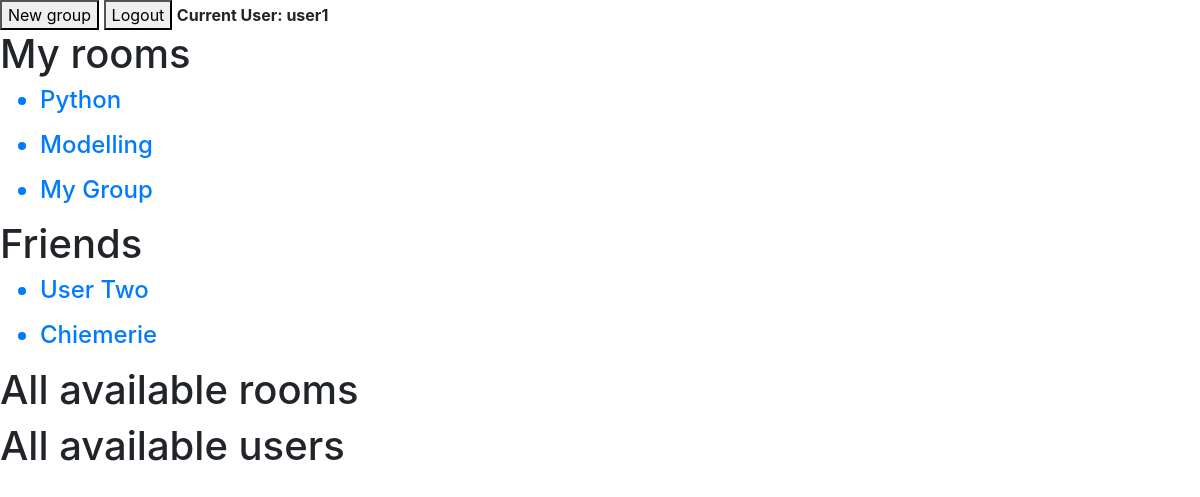
Page / (signed in) on the earlier database version.
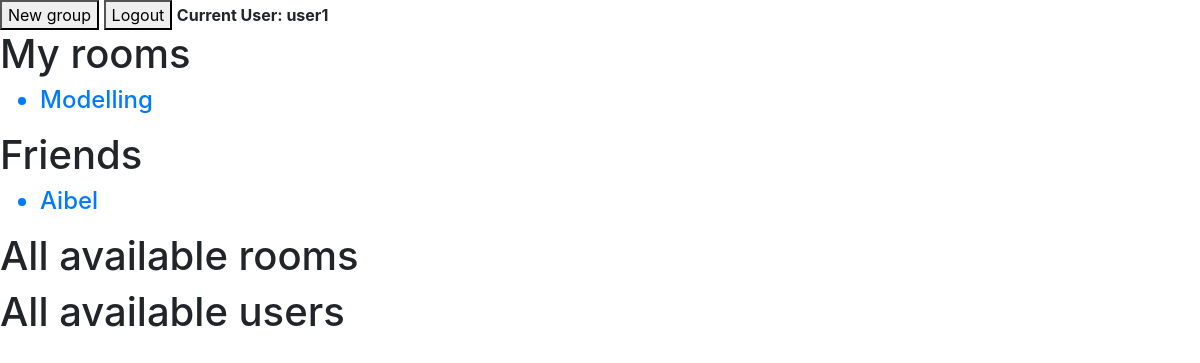
Same page on the later database version.
### chezchat/models.py (models this page shows, shortened)
class Users(UserMixin, db.Model):
    id = db.Column(db.Integer, primary_key=True)
    name_surname = db.Column(db.String(128), index=True)
    username = db.Column(db.String(64), index=True, unique=True)
    password_hash = db.Column(db.String(128))
    last_seen = db.Column(db.DateTime)
    user_history = db.relationship('History', backref='user_history', lazy='dynamic')
    room_created = db.relationship('Room', backref='room_created', lazy='dynamic')
    room_subscribed = db.relationship('Room', secondary=room_members, backref=db.backref('subscribers', lazy='dynamic'))

class Room(db.Model):
    room_id = db.Column(db.Integer, primary_key=True)
    room_url = db.Column(db.String, unique=True)
    name = db.Column(db.String(128), index=True)
    private_room = db.Column(db.Boolean, default=False)
    date_created = db.Column(db.DateTime, default=datetime.utcnow)
    created_by = db.Column(db.Integer, db.ForeignKey('users.id'))
    room_history = db.relationship('History', backref='room_records', lazy='dynamic')

### chezchat/main.py (the view, shortened to what this page needs)
@app.route('/', methods=['GET', 'POST'])
@login_required
def home():
    form = MessageForm()
    form2 = CreateRoomForm()
    check_private_rooms = []
    friends_list = []
    room_members = []
    current_room = None
    all_users = Users.query.all()
    all_rooms = Room.query.all()
    rooms = current_user.room_subscribed
    private_friend_room = []
    for room in rooms:
        if room.private_room == True:
            for friends_id in room.name:
                if int(friends_id) != current_user.id:
                    friends_list.append(Users.query.filter_by(id=friends_id).first())
                    private_friend_room.append(room)
    zipped_friends_list = zip(friends_list, private_friend_room)
    for room_check in all_rooms:
        if room_check.private_room == True:
            check_private_rooms.append(room_check.name)
    if request.args.get("r"):
        room_members = Users.query.filter(Users.room_subscribed.any(room_url=request.args.get("r"))).all()
        current_room = Room.query.filter_by(room_url=request.args.get("r")).first()
        if current_room not in current_user.room_subscribed:
            abort(403)
        else:
            session['current_room'] = current_room.room_id
    else:
        session.pop('current_room', None)
    return render_template('chatroom.html', form=form, form2=form2, rooms=rooms, room_members=room_members,
                            current_user=current_user, current_room=current_room, all_rooms=all_rooms,
                            all_users=all_users, check_private_rooms=check_private_rooms,
                            zipped_friends_list=zipped_friends_list)

### chezchat/models.py (called while the page is built)
@login.user_loader
def load_user(id):
    return Users.query.get(int(id))

### chezchat/templates/chatroom.html (shortened to what this page needs)
{% extends "base.html" %}
{% block content %}
    <button data-toggle="modal" data-target="#myModal">New group</button>
    <a href="{{ url_for('logout') }}"><button>Logout</button></a>
    <strong>Current User: {{ current_user.username }}</strong>
    <h1>My rooms</h1>
    {% for room in rooms %}
        {% if room.private_room == False %}
            <ul>
                <a href="{{ url_for('home', r=room.room_url) }}"><h4><li>{{ room.name }}</li></h4></a>
            </ul>
        {% endif %}
    {% endfor %}
    <h1>Friends</h1>
    {% for friend, room in zipped_friends_list %}
        <ul>
            <a href="{{ url_for('home', r=room.room_url) }}"><h4><li>{{ friend.name_surname }}</li></h4></a>
        </ul>
    {% endfor %}
    <form action="{{ url_for('add_contact') }}" method="post" novalidate>
        <h1>All available rooms</h1>
        <h1>All available users</h1>
    </form>
{% endblock %}

### chezchat/templates/base.html (shortened to what this page needs)
<!DOCTYPE html>
<html lang="en">
<html>
    <head>
        <link rel="stylesheet" href="https://maxcdn.bootstrapcdn.com/bootstrap/4.4.1/css/bootstrap.min.css">
    </head>
    <body>
        {% block content %}{% endblock %}
    </body>
</html>

Differences in the rows shown:
removed Room: name "Python"
removed Room: name "My Group"
removed Users: name_surname "User Two"
removed Users: name_surname "Chiemerie"
added Users: name_surname "Aibel"
